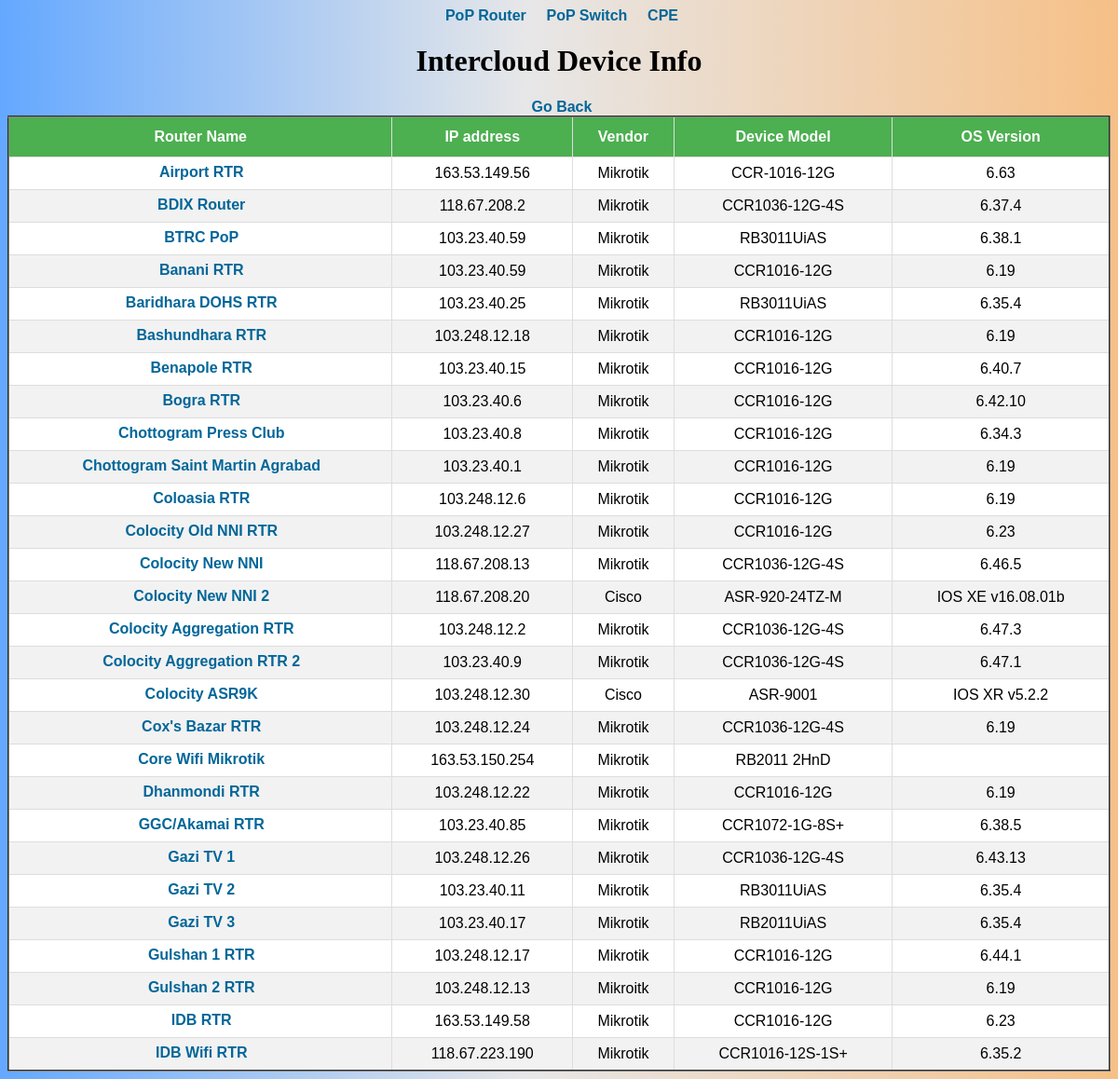
/router.php, run on the app's committed database.
### tables this page shows
CREATE TABLE `routers` (
  `router_id` int(11) NOT NULL,
  `name` varchar(128) DEFAULT NULL,
  `loopback_ip_add` varchar(128) DEFAULT NULL,
  `location` varchar(128) DEFAULT NULL,
  `vendor` varchar(128) DEFAULT NULL,
  `device_model` varchar(128) DEFAULT NULL,
  `number_of_port` int(11) DEFAULT NULL,
  `number_of_sfp` int(11) DEFAULT NULL,
  `last_changed` varchar(128) DEFAULT NULL,
  `last_backup` varchar(128) DEFAULT NULL,
  `OS_version` varchar(128) DEFAULT NULL,
  `user` varchar(128) DEFAULT NULL,
  `pass` varchar(128) DEFAULT NULL
);

### router.php (the view, shortened to what this page needs)
<?php
	require_once "pdo.php";
	$sql = "SELECT * FROM routers";
	$stmt = $pdo->query($sql);
?>
<!DOCTYPE html>
<html>
<head>
	<link rel="stylesheet" href="css/main.css">
</head>
<body>
	<header>
		<a href ="router.php">PoP Router</a>
		<a href ="switch.php">PoP Switch</a>
		<a href = "cpe.php">CPE</a>
	</header>
<h1>Intercloud Device Info</h1>
<a href = "index.php">Go Back</a>
<table border=2px>
<thead>
<tr>
		<th>
		 Router Name
		</th><th>
		IP address
		</th><th>
		Vendor
		</th><th>
		Device Model
		</th><th>
		OS Version
		</th>
		</tr>
</thead>
<?php
	while($row = $stmt->fetch(PDO::FETCH_ASSOC)) {
		echo("<tr><td>");
		echo("<a href ='http://".$row['loopback_ip_add']."'>".htmlentities($row['name'])."</a>");
		echo("</td><td>");
		echo(htmlentities($row['loopback_ip_add']));
		echo("</td><td>");
		echo(htmlentities($row['vendor']));
		echo("</td><td>");
		echo(htmlentities($row['device_model']));
		echo("</td><td>");
		echo(htmlentities($row['OS_version']));
		echo("</td></tr>");
	}
?>
</table>
</body>
</html>

### css/main.css (style rules this page uses)
a { padding: .1% .5% .5% 1%; border-radius: 5px; text-decoration: none; color: #006699; font-family: sans-serif; font-weight: bold; }
tr:nth-child(even) { background-color: #f2f2f2; }
tr:nth-child(odd) { background-color: #ffffff; }
td, th { border: 1px solid #ddd; padding: 8px; }
th { padding-top: 12px; padding-bottom: 12px; text-align: center; background-color: #4CAF50; color: white; }
table { font-family: Helvetica, sans-serif; border-collapse: collapse; width: 100%; }
body { background: rgb(100,168,255); background: linear-gradient(90deg, rgba(100,168,255,1) 0%, rgba(231,231,232,1) 47%, rgba(246,192,135,1) 100%); text-align: center; }

### data on the page
routers: name "Airport RTR", loopback_ip_add "163.53.149.56", vendor "Mikrotik", device_model "CCR-1016-12G", OS_version "6.63"
routers: name "BDIX Router", loopback_ip_add "118.67.208.2", vendor "Mikrotik", device_model "CCR1036-12G-4S", OS_version "6.37.4"
routers: name "BTRC PoP", loopback_ip_add "103.23.40.59", vendor "Mikrotik", device_model "RB3011UiAS", OS_version "6.38.1"
routers: name "Banani RTR", loopback_ip_add "103.23.40.59", vendor "Mikrotik", device_model "CCR1016-12G", OS_version "6.19"
routers: name "Baridhara DOHS RTR", loopback_ip_add "103.23.40.25", vendor "Mikrotik", device_model "RB3011UiAS", OS_version "6.35.4"
routers: name "Bashundhara RTR", loopback_ip_add "103.248.12.18", vendor "Mikrotik", device_model "CCR1016-12G", OS_version "6.19"
routers: name "Benapole RTR", loopback_ip_add "103.23.40.15", vendor "Mikrotik", device_model "CCR1016-12G", OS_version "6.40.7"
routers: name "Bogra RTR", loopback_ip_add "103.23.40.6", vendor "Mikrotik", device_model "CCR1016-12G", OS_version "6.42.10"
routers: name "Chottogram Press Club", loopback_ip_add "103.23.40.8", vendor "Mikrotik", device_model "CCR1016-12G", OS_version "6.34.3"
routers: name "Chottogram Saint Martin Agrabad", loopback_ip_add "103.23.40.1", vendor "Mikrotik", device_model "CCR1016-12G", OS_version "6.19"
routers: name "Coloasia RTR", loopback_ip_add "103.248.12.6", vendor "Mikrotik", device_model "CCR1016-12G", OS_version "6.19"
routers: name "Colocity Old NNI RTR", loopback_ip_add "103.248.12.27", vendor "Mikrotik", device_model "CCR1016-12G", OS_version "6.23"
routers: name "Colocity New NNI", loopback_ip_add "118.67.208.13", vendor "Mikrotik", device_model "CCR1036-12G-4S", OS_version "6.46.5"
routers: name "Colocity New NNI 2", loopback_ip_add "118.67.208.20", vendor "Cisco", device_model "ASR-920-24TZ-M", OS_version "IOS XE v16.08.01b"
routers: name "Colocity Aggregation RTR", loopback_ip_add "103.248.12.2", vendor "Mikrotik", device_model "CCR1036-12G-4S", OS_version "6.47.3"
routers: name "Colocity Aggregation RTR 2", loopback_ip_add "103.23.40.9", vendor "Mikrotik", device_model "CCR1036-12G-4S", OS_version "6.47.1"
routers: name "Colocity ASR9K", loopback_ip_add "103.248.12.30", vendor "Cisco", device_model "ASR-9001", OS_version "IOS XR v5.2.2"
routers: name "Cox's Bazar RTR", loopback_ip_add "103.248.12.24", vendor "Mikrotik", device_model "CCR1036-12G-4S", OS_version "6.19"
routers: name "Core Wifi Mikrotik", loopback_ip_add "163.53.150.254", vendor "Mikrotik", device_model "RB2011 2HnD"
routers: name "Dhanmondi RTR", loopback_ip_add "103.248.12.22", vendor "Mikrotik", device_model "CCR1016-12G", OS_version "6.19"
routers: name "GGC/Akamai RTR", loopback_ip_add "103.23.40.85", vendor "Mikrotik", device_model "CCR1072-1G-8S+", OS_version "6.38.5"
routers: name "Gazi TV 1", loopback_ip_add "103.248.12.26", vendor "Mikrotik", device_model "CCR1036-12G-4S", OS_version "6.43.13"
routers: name "Gazi TV 2", loopback_ip_add "103.23.40.11", vendor "Mikrotik", device_model "RB3011UiAS", OS_version "6.35.4"
routers: name "Gazi TV 3", loopback_ip_add "103.23.40.17", vendor "Mikrotik", device_model "RB2011UiAS", OS_version "6.35.4"
routers: name "Gulshan 1 RTR", loopback_ip_add "103.248.12.17", vendor "Mikrotik", device_model "CCR1016-12G", OS_version "6.44.1"
routers: name "Gulshan 2 RTR", loopback_ip_add "103.248.12.13", vendor "Mikroitk", device_model "CCR1016-12G", OS_version "6.19"
routers: name "IDB RTR", loopback_ip_add "163.53.149.58", vendor "Mikrotik", device_model "CCR1016-12G", OS_version "6.23"
routers: name "IDB Wifi RTR", loopback_ip_add "118.67.223.190", vendor "Mikrotik", device_model "CCR1016-12S-1S+", OS_version "6.35.2"
